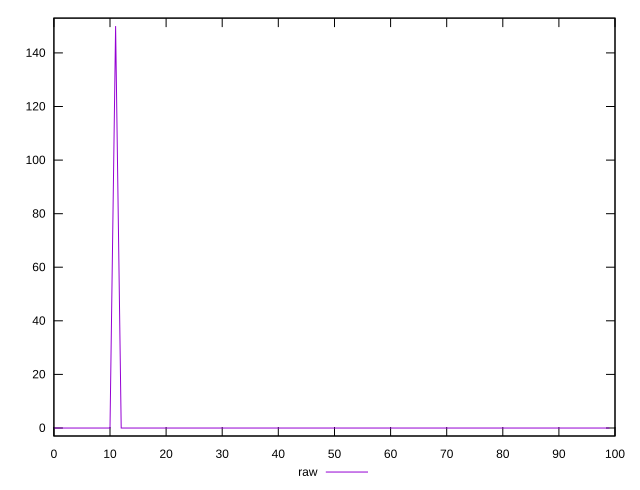

gnuplot code for this plot:
reset
set terminal svg size 640, 490 enhanced background rgb 'white'
set output "reprap/unminified-javascript/samples/pages+cached+noexternal+nosvg/raw/values.svg"

$raw <<EOF
0 0
1 0
2 0
3 0
4 0
5 0
6 0
7 0
8 0
9 0
10 0
11 150
12 0
13 0
14 0
15 0
16 0
17 0
18 0
19 0
20 0
21 0
22 0
23 0
24 0
25 0
26 0
27 0
28 0
29 0
30 0
31 0
32 0
33 0
34 0
35 0
36 0
37 0
38 0
39 0
40 0
41 0
42 0
43 0
44 0
45 0
46 0
47 0
48 0
49 0
50 0
51 0
52 0
53 0
54 0
55 0
56 0
57 0
58 0
59 0
60 0
61 0
62 0
63 0
64 0
65 0
66 0
67 0
68 0
69 0
70 0
71 0
72 0
73 0
74 0
75 0
76 0
77 0
78 0
79 0
80 0
81 0
82 0
83 0
84 0
85 0
86 0
87 0
88 0
89 0
90 0
91 0
92 0
93 0
94 0
95 0
96 0
97 0
98 0
99 0
EOF

set key outside below
set yrange [-3:153]

plot \
  $raw title "raw" with line, \


reset
